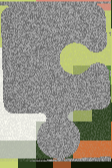
#> input picture captcha/1.png, 112 x 168 px, given in place of name.png, which was not available
$ python tmp.py
#> lines starting #> are read from the running program, lines starting #| are printed output that depends on the picture; after the words box and inside, x2 and y2 are one past the last pixel; in counts of white or black regions, pixels touching at a corner belong together; pictures that were not available may be replaced by others from this repository, and a replacement may not be noted
#!/usr/bin/env python3
# -*- coding: utf-8 -*-
"""
Created on Tue Dec  7 12:07:39 2021

@author: mac
"""
import pyautogui
import cv2
import numpy as np
import time
from PIL import Image
from matplotlib import pyplot as plt

print("Start...")
time.sleep(5)
image = cv2.imread('name.png')
#> image is the input picture: shape (168, 112, 3); mean B, G, R 131.5, 145.4, 146.5
lower = np.array([70,70,70],dtype="uint8")
upper = np.array([180,180,180],dtype="uint8")
mask = cv2.inRange(image, lower, upper)
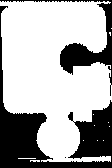
#> mask: shape (168, 112); 68.4% white; 3 black regions (1 under 20 px), largest, box (x1, y1, x2, y2) and area: (0, 6, 112, 168) 4488, (0, 0, 112, 96) 1458
output = cv2.bitwise_and(image, image, mask = mask)
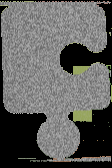
#> output: shape (168, 112, 3); mean B, G, R 93.5, 95.2, 95.1
cv2.imwrite('gray.png', output)
im = Image.open(r"gray.png")
im.show()

coordinate = pyautogui.locateCenterOnScreen("empty.PNG",confidence=0.585)
while coordinate == None:
    for i in range(1,3):
        im = str(i)+"g.png"
        ima = cv2.imread(im)
        plt.imshow(ima)
        coordinate = pyautogui.locateCenterOnScreen(im,confidence=0.585)
        print("coordinate: ",coordinate)

$ run again, on captcha/1g.png
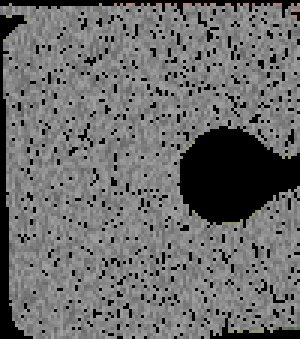
#> input picture captcha/1g.png, 100 x 113 px, given in place of name.png, which was not available (shown 3 times larger)
#> image is the input picture: shape (113, 100, 3); mean B, G, R 107.1, 107.2, 107.4
#> `mask = cv2.inRange(image, lower, upper)`:
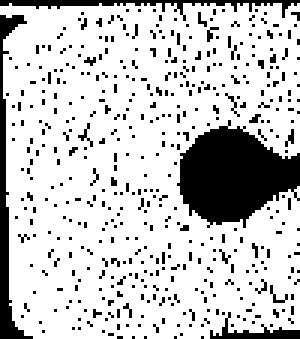
#> mask: shape (113, 100) (shown 3 times larger); 79.1% white; 461 black regions (457 under 20 px), largest, box (x1, y1, x2, y2) and area: (59, 40, 100, 76) 932, (0, 5, 11, 113) 301, (0, 0, 100, 7) 186, (70, 104, 100, 113) 85
